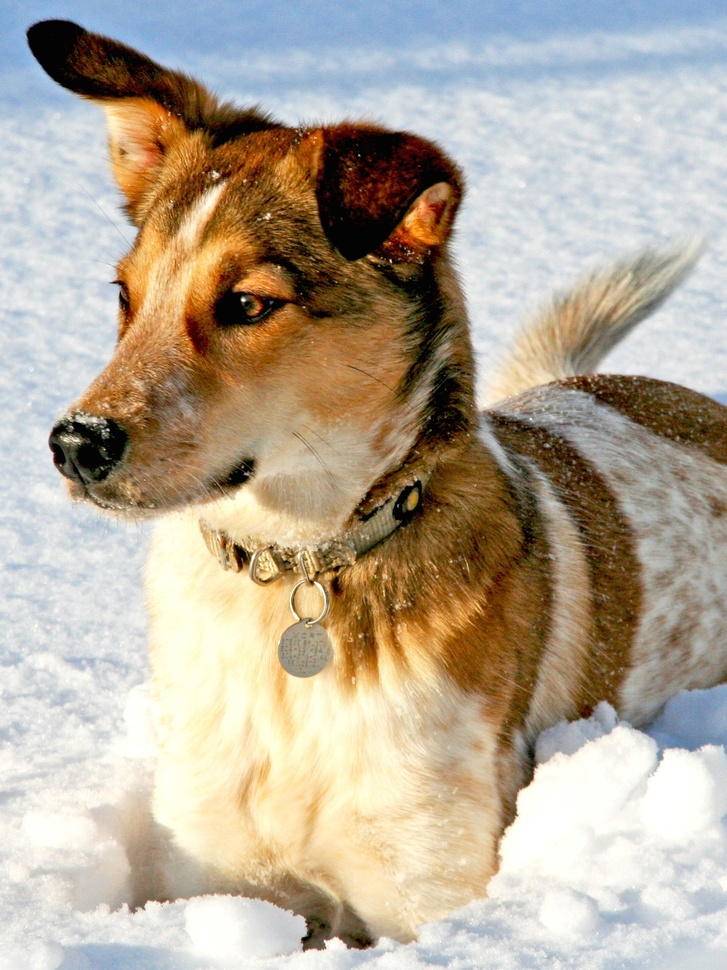
#> input picture DATA/dog.jpg, 727 x 970 px, shrunk from 1500 x 2000 before the run
$ jupyter execute CH02_SEC06_2_Compress.ipynb
#> lines starting #> are read from the running program, lines starting #| are printed output that depends on the picture; after the words box and inside, x2 and y2 are one past the last pixel; in counts of white or black regions, pixels touching at a corner belong together
[cell 1]
from matplotlib.image import imread
import numpy as np
import matplotlib.pyplot as plt
import os
plt.rcParams['figure.figsize'] = [12, 8]
plt.rcParams.update({'font.size': 18})

A = imread(os.path.join('..','DATA','dog.jpg'))
#> A is the input picture: shape (970, 727, 3); mean R, G, B 181.4, 169.5, 152
B = np.mean(A, -1); # Convert RGB to grayscale
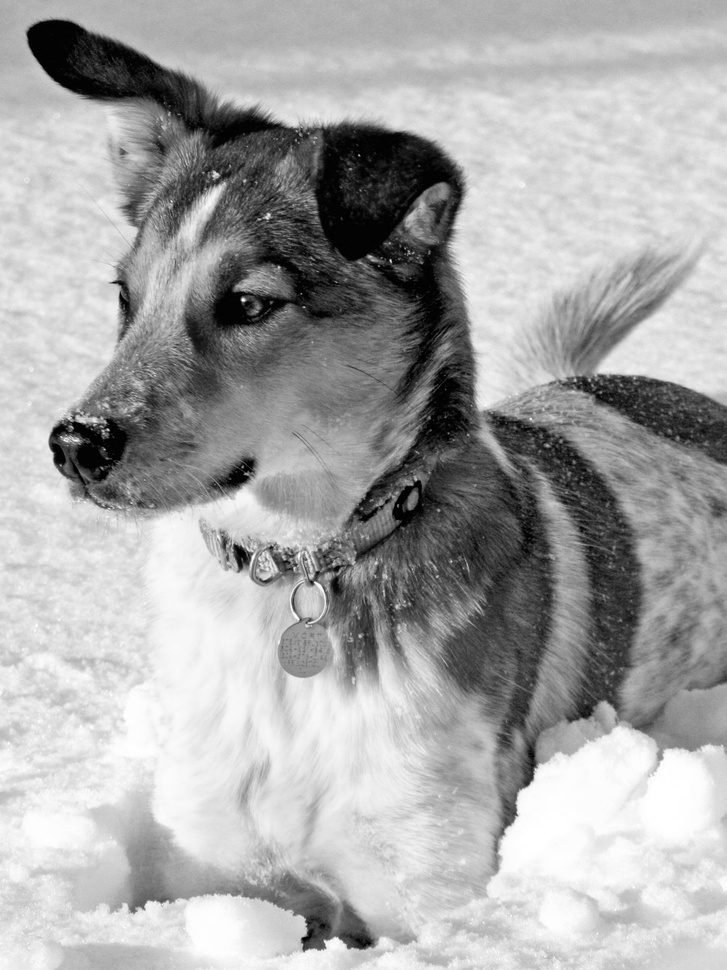
#> B: shape (970, 727) float64; min 0, max 255, mean 167.6

Bt = np.fft.fft2(B)
Btsort = np.sort(np.abs(Bt.reshape(-1))) # sort by magnitude

# Zero out all small coefficients and inverse transform
for keep in (0.1, 0.05, 0.01, 0.002):
    thresh = Btsort[int(np.floor((1-keep)*len(Btsort)))]
    ind = np.abs(Bt)>thresh          # Find small indices
    Atlow = Bt * ind                 # Threshold small indices
    Alow = np.fft.ifft2(Atlow).real  # Compressed image
    plt.figure()
    plt.imshow(Alow,cmap='gray')
    plt.axis('off')
    plt.title('Compressed image: keep = ' + str(keep))
#> this loop made 4 passes
#> thresh on passes 1 to 4: 13678.1, 21531.7, 66746.6, 236923.7
#> pass 1, `ind = np.abs(Bt)>thresh`:
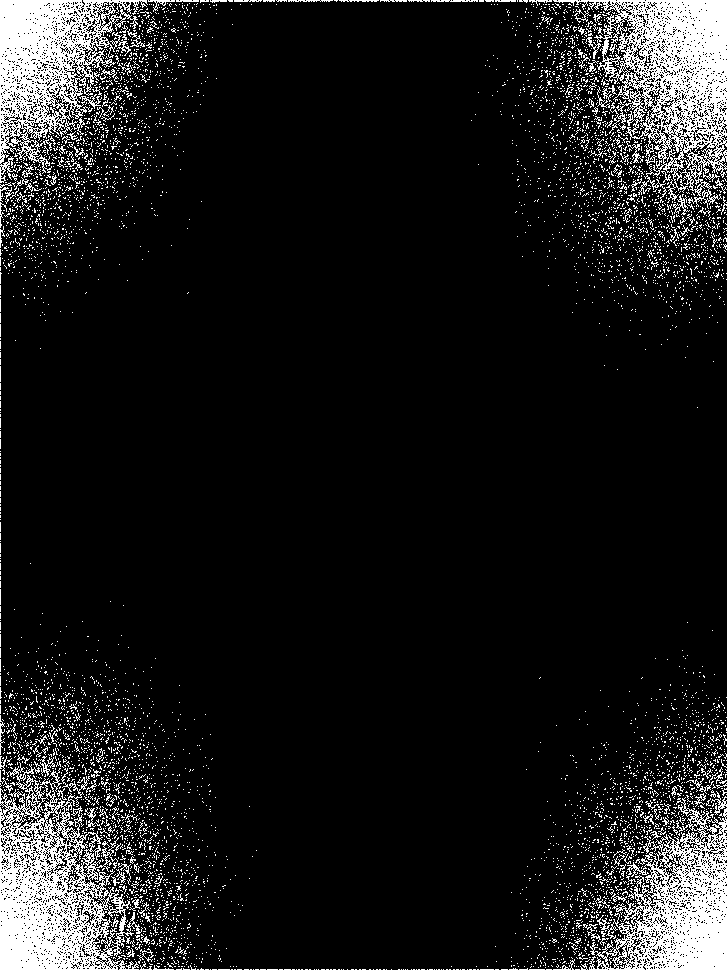
#> ind: shape (970, 727) bool; 10% white; 6167 white regions (6025 under 20 px), largest, box (x1, y1, x2, y2) and area: (553, 0, 727, 209) 14218, (0, 762, 143, 970) 14173, (0, 0, 148, 183) 11422
#> pass 2, `ind = np.abs(Bt)>thresh`:
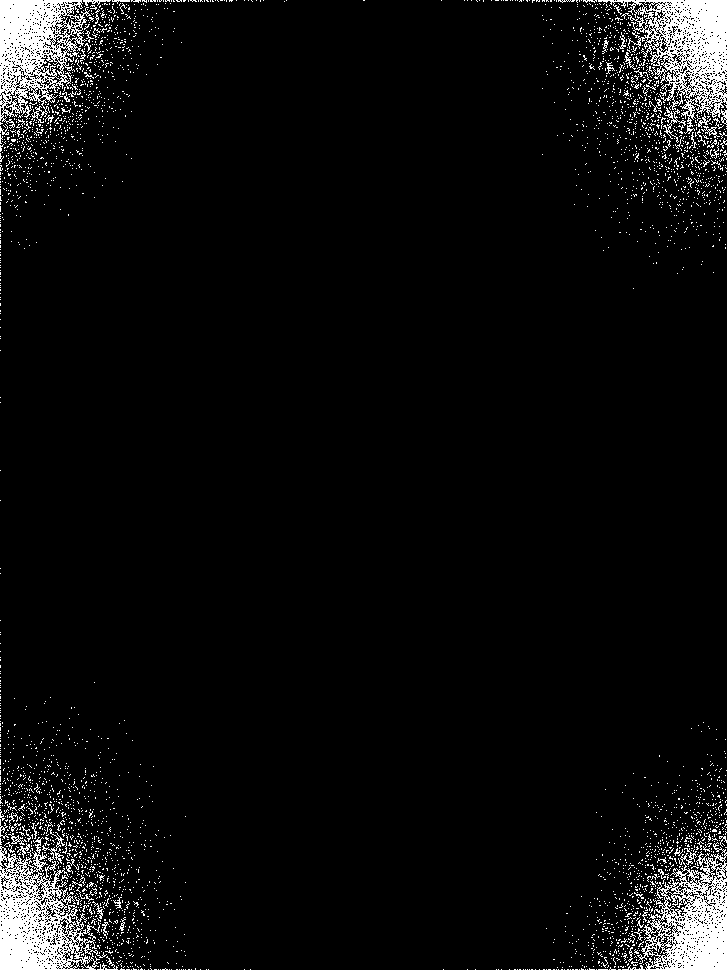
#> ind: shape (970, 727) bool; 5% white; 3584 white regions (3521 under 20 px), largest, box (x1, y1, x2, y2) and area: (598, 0, 727, 134) 6677, (0, 837, 107, 970) 6600, (0, 0, 91, 129) 6049
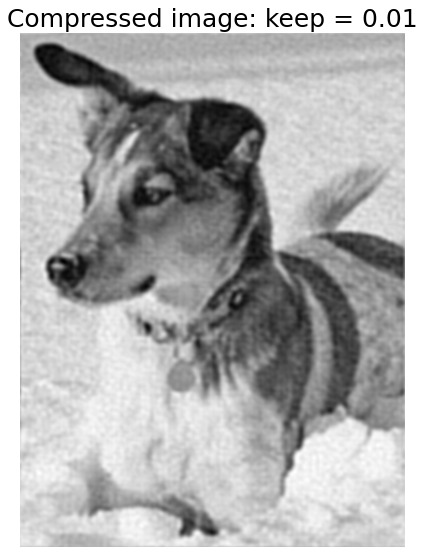
#> figure drawn by matplotlib, 1 panel
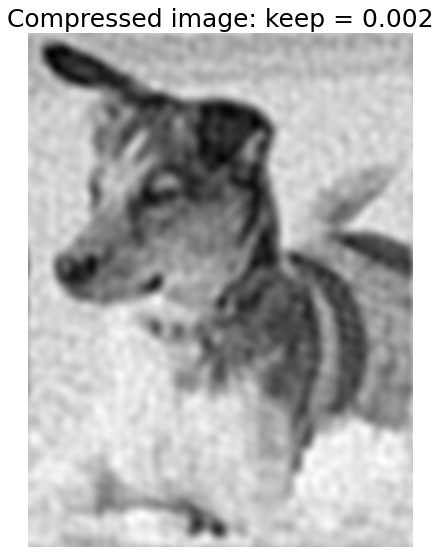
#> figure drawn by matplotlib, 1 panel
